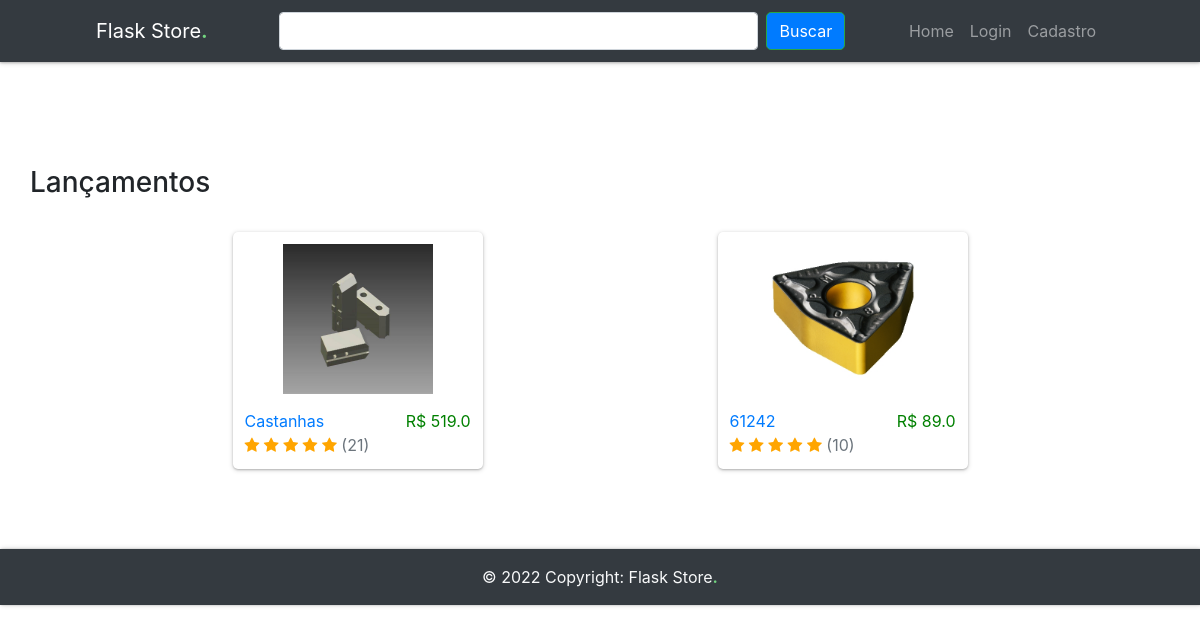
The page / on the database its author committed.
### app/db_models.py (models this page shows)
class Item(db.Model):
	__tablename__ = "items"
	id = db.Column(db.Integer, primary_key=True)
	name = db.Column(db.String(100), nullable=False)
	price = db.Column(db.Float, nullable=False)
	category = db.Column(db.Text, nullable=False)
	image = db.Column(db.String(250), nullable=False)
	details = db.Column(db.String(250), nullable=False)
	price_id = db.Column(db.String(250), nullable=False)
	orders = db.relationship("Ordered_item", backref="item")
	in_cart = db.relationship("Cart", backref="item")

### app/__init__.py (the view)
@app.route("/")
def home():
	items = Item.query.all()
	banners = Banner.query.all()
	qtds = []
	q = 0
	for i in range(len(banners)):
		qtds.append(q)
		q += 1
	return render_template("home.html", items=items, banners=banners, qtds=qtds)

### app/__init__.py (called while the page is built)
@app.context_processor
def inject_now():
	return {'now': datetime.utcnow()}

### app/templates/home.html (shortened to what this page needs)
{% extends "base.html" %}
{% block content %}
	{% include 'banner.html' %}
	{% if search %}
	<h3>Resultado da busca por "{{ query }}":</h3>
	{% else %}
	<div class="container main">
	<h3>Lançamentos</h3>
	<br>
	<div class="items">
	{% for item in items[::-1] %}
	<a href="{{ url_for('item', id=item.id) }}">
		<div class="item">
			<div class="item-wrapper">
				<div class="img-wrapper">
					<img src="{{ item.image }}" class="pic">
				</div>
				{{ item.name }}
				<span class="right-item">R$ {{ item.price }}</span><br>
					<i class="fa fa-star checked"></i>
					<i class="fa fa-star checked"></i>
					<i class="fa fa-star checked"></i>
					<i class="fa fa-star checked"></i>
					<i class="fa fa-star checked"></i>
					<span class="text-muted" >({{ range(1, 51) | random }})</span>
			</div>
		</div>
	</a>
	{% endfor %}
	</div>
	</div>
	{% endif %}
{% endblock %}

### app/static/styles.css (style rules this page uses)
.main { padding: 10vh 0; }
.items { max-width: 900px; margin: 0 auto; display: flex; justify-content: space-around; flex-wrap: wrap; gap: 70px; }
.item { width:250px; padding: 12px; box-shadow: 0 1px 2px 0 rgba(0, 0, 0, 0.2), 0 1px 5px 0 rgba(0, 0, 0, 0.19); border-radius: 5px; display: flex; flex-direction: column; justify-content: center; }
.pic { width:150px; height: 150px; transition: transform .2s; }
.img-wrapper { display: flex; justify-content: center; margin-bottom: 15px; }
.right-item { float:right; color:green; }
.checked { color: orange; }

### rows shown on the page
Item: shows a picture, name "Castanhas", price "519.0"
Item: image (picture), name "61242", price "89.0"
